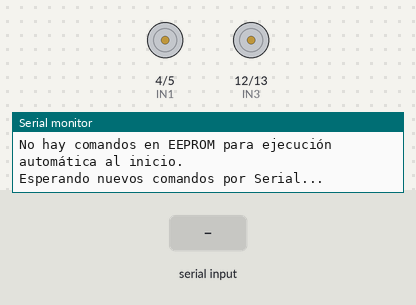
The sketch below on a simulated Arduino Uno, built with avr-gcc and run on an emulated ATmega328P. On the bench: motor-driver pin pairs drawn as motors (green arrow = first pin HIGH = forward, orange = second pin HIGH = backward, longer = more drive, scaled by the enable pin), the last lines printed to the serial monitor. The inputs (shaded band) are chosen by the test bench.

Above: at 1.5 s.
1.6 s: "F\n" received over Serial
At 2.3 s:
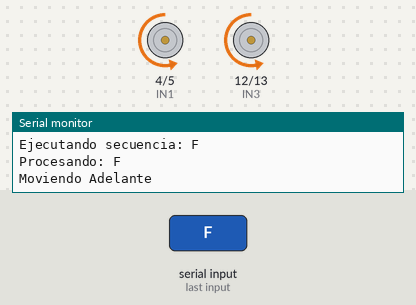
4.6 s: "R\n" received over Serial
At 5.1 s:
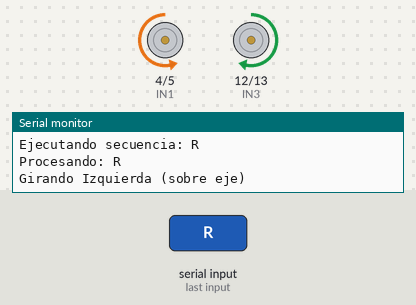
7.6 s: "L\n" received over Serial
At 8.5 s:
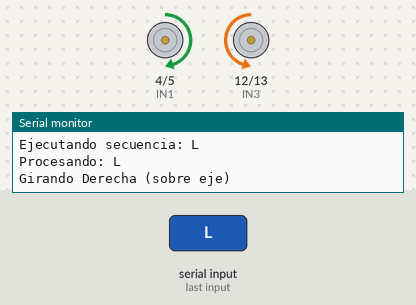
Timing chart, 0 to 10.6 s (numbered marks = the images above; inputs shaded):
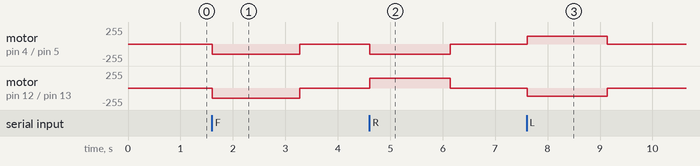

The sketch:

version_arduino.ino
```cpp
#include <EEPROM.h> // Incluir la librería para la EEPROM

// Definición de pines para el controlador L298N
const int ENA = 3;
const int IN1 = 4;
const int IN2 = 5;
const int ENB = 11;
const int IN3 = 12;
const int IN4 = 13;

// Constantes de movimiento
const int VELOCIDAD_AVANCE = 150;
const int VELOCIDAD_GIRO = 120;
const int TIEMPO_GIRO_90_GRADOS = 1500; // Tiempo para un giro de 90 grados
const int TIEMPO_AVANCE_F = 1650;       // Tiempo para avanzar con comando 'F' (0.5 segundos)
const int PAUSA_ENTRE_COMANDOS = 200;  // Pausa entre la finalización de un comando y el inicio del siguiente

// Direcciones y configuración para la EEPROM
const int EEPROM_ADDR_FLAG = 0;          // Dirección para el flag de validez ('V')
const int EEPROM_ADDR_LENGTH = 1;        // Dirección para guardar la longitud de la cadena
const int EEPROM_ADDR_STRING_START = 2;  // Dirección donde comienza la cadena de comandos
const int MAX_COMMAND_LENGTH = 50;       // Longitud máxima de la cadena de comandos a guardar en EEPROM

String comandosParaEjecutarRAM = ""; // Variable para almacenar comandos temporalmente si es necesario

// --- Funciones de Control de Motores ---
void moverAdelante(int velocidad) {
    digitalWrite(IN1, LOW); digitalWrite(IN2, HIGH); analogWrite(ENA, velocidad);
    digitalWrite(IN3, LOW); digitalWrite(IN4, HIGH); analogWrite(ENB, velocidad);
    Serial.println("Moviendo Adelante");
}

void girarIzquierda(int velocidad) {
    digitalWrite(IN1, HIGH); digitalWrite(IN2, LOW);  analogWrite(ENA, velocidad);
    digitalWrite(IN3, LOW);  digitalWrite(IN4, HIGH); analogWrite(ENB, velocidad);
    Serial.println("Girando Derecha (sobre eje)");
}

void girarDerecha(int velocidad) {
    digitalWrite(IN1, LOW);  digitalWrite(IN2, HIGH); analogWrite(ENA, velocidad);
    digitalWrite(IN3, HIGH); digitalWrite(IN4, LOW);  analogWrite(ENB, velocidad);
    Serial.println("Girando Izquierda (sobre eje)");
}

void detenerMotores() {
    digitalWrite(IN1, LOW); digitalWrite(IN2, LOW); analogWrite(ENA, 0);
    digitalWrite(IN3, LOW); digitalWrite(IN4, LOW); analogWrite(ENB, 0);
    Serial.println("Motores Detenidos");
}

// --- Función para Ejecutar la Secuencia de Instrucciones ---
void ejecutarInstrucciones(String instrucciones) {
    if (instrucciones.length() == 0) {
        Serial.println("No hay instrucciones para ejecutar.");
        return;
    }
    Serial.print("Ejecutando secuencia: "); Serial.println(instrucciones);
    for (int i = 0; i < instrucciones.length(); i++) {
        char instruccion = instrucciones.charAt(i);
        Serial.print("Procesando: "); Serial.println(instruccion);

        switch (instruccion) {
            case 'F':
                moverAdelante(VELOCIDAD_AVANCE);
                delay(TIEMPO_AVANCE_F);
                detenerMotores();
                break;
            case 'R':
                girarDerecha(VELOCIDAD_GIRO);
                delay(TIEMPO_GIRO_90_GRADOS);
                detenerMotores();
                break;
            case 'L':
                girarIzquierda(VELOCIDAD_GIRO);
                delay(TIEMPO_GIRO_90_GRADOS);
                detenerMotores();
                break;
            default:
                Serial.print("Instruccion desconocida: '"); Serial.print(instruccion); Serial.println("'");
                break;
        }

        // Pausa entre comandos, excepto después del último
        if (i < instrucciones.length() - 1) {
             delay(PAUSA_ENTRE_COMANDOS);
        }
    }
    Serial.println("Secuencia de instrucciones completada.");
}

// --- Funciones para Manejo de EEPROM ---
void guardarStringEnEEPROM(const String& str) {
    if (str.length() == 0 || str.length() > MAX_COMMAND_LENGTH) {
        Serial.println("Error: Cadena vacía o demasiado larga para EEPROM.");
        EEPROM.write(EEPROM_ADDR_FLAG, 0); // Marcar como no válido
        return;
    }
    EEPROM.write(EEPROM_ADDR_FLAG, 'V'); // 'V' para indicar datos válidos
    EEPROM.write(EEPROM_ADDR_LENGTH, str.length());
    for (int i = 0; i < str.length(); i++) {
        EEPROM.write(EEPROM_ADDR_STRING_START + i, str.charAt(i));
    }
    // En Arduino AVR (Uno, Nano, Mega), EEPROM.commit() no es necesario.
    // Se necesita en ESP32/ESP8266: // EEPROM.commit();
    Serial.print("Guardado en EEPROM: "); Serial.println(str);
}

String leerStringDesdeEEPROM() {
    if (EEPROM.read(EEPROM_ADDR_FLAG) != 'V') {
        // Serial.println("Flag de EEPROM no válido. No hay datos guardados.");
        return "";
    }
    int len = EEPROM.read(EEPROM_ADDR_LENGTH);
    if (len == 0 || len > MAX_COMMAND_LENGTH) {
      // Serial.println("Longitud en EEPROM inválida o cero.");
      return "";
    }
    char data[len + 1]; // +1 para el terminador null
    for (int i = 0; i < len; i++) {
        data[i] = EEPROM.read(EEPROM_ADDR_STRING_START + i);
    }
    data[len] = '\0'; // Añadir terminador null para convertir a String
    return String(data);
}

void borrarComandosEEPROM() {
    EEPROM.write(EEPROM_ADDR_FLAG, 0); // Cualquier valor que no sea 'V' invalida los datos
    EEPROM.write(EEPROM_ADDR_LENGTH, 0);
    // En Arduino AVR, EEPROM.commit() no es necesario.
    Serial.println("Comandos borrados de la EEPROM.");
}

// --- Función de Configuración Inicial (Setup) ---
void setup() {
    Serial.begin(9600);

    // Configurar pines de motor como SALIDA
    pinMode(ENA, OUTPUT);
    pinMode(IN1, OUTPUT);
    pinMode(IN2, OUTPUT);
    pinMode(ENB, OUTPUT);
    pinMode(IN3, OUTPUT);
    pinMode(IN4, OUTPUT);

    detenerMotores(); // Asegurar que los motores estén detenidos al inicio

    Serial.println("-------------------------------------");
    Serial.println("Sistema de Carrito con EEPROM Iniciado");
    Serial.println("Comandos disponibles por Serial:");
    Serial.println("  'secuencia' (ej: FFRFLF) -> Ejecutar");
    Serial.println("  '!Ssecuencia' (ej: !SFFRFLF) -> GUARDAR y ejecutar");
    Serial.println("  '!E' -> Ejecutar desde EEPROM");
    Serial.println("  '!C' -> Borrar EEPROM");
    Serial.println("-------------------------------------");

    // Intentar cargar y ejecutar comandos desde EEPROM al inicio
    String comandosGuardados = leerStringDesdeEEPROM();
    if (comandosGuardados.length() > 0) {
        Serial.print("Comandos encontrados en EEPROM: "); Serial.println(comandosGuardados);
        int retrasoInicioSegundos = 5; // Retraso en segundos
        Serial.print("Esperando "); Serial.print(retrasoInicioSegundos); Serial.println(" segundos antes de ejecutar automáticamente...");
        delay(retrasoInicioSegundos * 1000); // Convertir segundos a milisegundos

        Serial.println("Ejecutando automáticamente desde EEPROM...");
        ejecutarInstrucciones(comandosGuardados);
    } else {
        Serial.println("No hay comandos en EEPROM para ejecución automática al inicio.");
    }
    Serial.println("Esperando nuevos comandos por Serial...");
}

// --- Bucle Principal (Loop) ---
void loop() {
    if (Serial.available() > 0) {
        String comandoEntrante = Serial.readStringUntil('\n');
        comandoEntrante.trim(); // Limpiar espacios/newlines

        if (comandoEntrante.length() > 0) {
            Serial.print("Comando recibido por Serial: "); Serial.println(comandoEntrante);

            if (comandoEntrante.startsWith("!S")) {
                // Guardar en EEPROM y ejecutar
                String secuenciaParaGuardar = comandoEntrante.substring(2); // Quita el prefijo "!S"
                if (secuenciaParaGuardar.length() > 0) {
                    guardarStringEnEEPROM(secuenciaParaGuardar);
                    comandosParaEjecutarRAM = secuenciaParaGuardar; // Actualizar para ejecución inmediata
                    ejecutarInstrucciones(comandosParaEjecutarRAM);
                } else {
                    Serial.println("Comando !S sin secuencia para guardar.");
                }
            } else if (comandoEntrante.equalsIgnoreCase("!E")) {
                // Ejecutar desde EEPROM
                String comandosDeEEPROM = leerStringDesdeEEPROM();
                if (comandosDeEEPROM.length() > 0) {
                    ejecutarInstrucciones(comandosDeEEPROM);
                } else {
                     Serial.println("No hay nada en EEPROM para ejecutar con !E.");
                }
            } else if (comandoEntrante.equalsIgnoreCase("!C")) {
                // Borrar EEPROM
                borrarComandosEEPROM();
            } else {
                // Ejecutar directamente la secuencia recibida (no la guarda permanentemente)
                comandosParaEjecutarRAM = comandoEntrante;
                ejecutarInstrucciones(comandosParaEjecutarRAM);
            }
             Serial.println("Esperando nuevos comandos por Serial...");
        }
    }
}
```

Measured:
- after the input at 1.6 s, motor on pin 4 (IN1) / pin 5 (IN2), motor on pin 12 (IN3) / pin 13 (IN4): stopped → backward 150/255 at once, → stopped 1.7 s later
- after the input at 4.6 s, motor on pin 4 (IN1) / pin 5 (IN2): stopped → backward 150/255 at once, → stopped 1.5 s later; motor on pin 12 (IN3) / pin 13 (IN4): stopped → forward 150/255 at once, → stopped 1.5 s later
- after the input at 7.6 s, motor on pin 4 (IN1) / pin 5 (IN2): stopped → forward 120/255 at once, → stopped 1.5 s later; motor on pin 12 (IN3) / pin 13 (IN4): stopped → backward 120/255 at once, → stopped 1.5 s later
